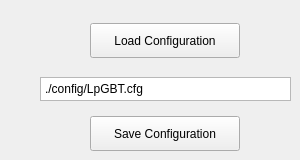
      <widget class="QWidget" name="LpGBTTab">
       <attribute name="title">
        <string>LpGBT</string>
       </attribute>
       <widget class="QWidget" name="gridLayoutWidget_24">
        <property name="geometry">
         <rect>
          <x>40</x>
          <y>20</y>
          <width>251</width>
          <height>131</height>
         </rect>
        </property>
        <layout class="QGridLayout" name="configFileGridLayout_2">
         <item row="0" column="0" alignment="Qt::AlignHCenter|Qt::AlignVCenter">
          <widget class="QPushButton" name="lpgbtConfigFileOpenButton">
           <property name="minimumSize">
            <size>
             <width>150</width>
             <height>35</height>
            </size>
           </property>
           <property name="maximumSize">
            <size>
             <width>150</width>
             <height>35</height>
            </size>
           </property>
           <property name="text">
            <string>Load Configuration</string>
           </property>
          </widget>
         </item>
         <item row="1" column="0" alignment="Qt::AlignHCenter|Qt::AlignVCenter">
          <widget class="QPlainTextEdit" name="lpgbtConfigFileNameBox">
           <property name="maximumSize">
            <size>
             <width>16777215</width>
             <height>24</height>
            </size>
           </property>
           <property name="verticalScrollBarPolicy">
            <enum>Qt::ScrollBarAlwaysOff</enum>
           </property>
           <property name="horizontalScrollBarPolicy">
            <enum>Qt::ScrollBarAlwaysOff</enum>
           </property>
           <property name="plainText">
            <string>./config/LpGBT.cfg</string>
           </property>
          </widget>
         </item>
         <item row="2" column="0" alignment="Qt::AlignHCenter">
          <widget class="QPushButton" name="lpgbtConfigFileSaveButton">
           <property name="minimumSize">
            <size>
             <width>150</width>
             <height>35</height>
            </size>
           </property>
           <property name="maximumSize">
            <size>
             <width>150</width>
             <height>35</height>
            </size>
           </property>
           <property name="text">
            <string>Save Configuration</string>
           </property>
          </widget>
         </item>
        </layout>
       </widget>
      </widget>
